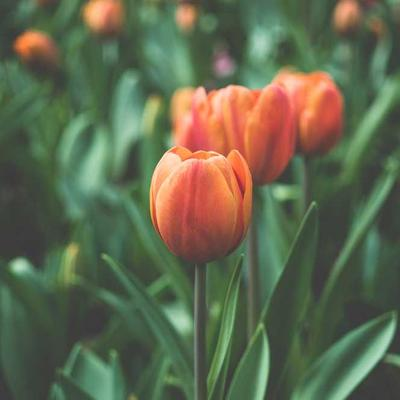
#> input picture dummy.jpg, 400 x 400 px
$ python -i processor.py   (imports and definitions only)
#> lines starting #> are read from the running program, lines starting #| are printed output that depends on the picture
import cv2
import numpy as np
import base64

def process_image(image_bytes, k=10):
    # 1. Decode Image
    nparr = np.frombuffer(image_bytes, np.uint8)
    img = cv2.imdecode(nparr, cv2.IMREAD_COLOR)

    # 2. Resize for speed (Max 512px)
    height, width = img.shape[:2]
    max_dim = 512
    if max(height, width) > max_dim:
        scale = max_dim / max(height, width)
        new_width = int(width * scale)
        new_height = int(height * scale)
        img = cv2.resize(img, (new_width, new_height), interpolation=cv2.INTER_AREA)

    # 3. Blur to remove noise/details
    img_blur = cv2.bilateralFilter(img, 9, 75, 75)

    # 4. K-Means Clustering for Color Reduction
    z = img_blur.reshape((-1, 3))
    z = np.float32(z)
    criteria = (cv2.TERM_CRITERIA_EPS + cv2.TERM_CRITERIA_MAX_ITER, 10, 1.0)
    ret, label, center = cv2.kmeans(z, k, None, criteria, 10, cv2.KMEANS_RANDOM_CENTERS)

    center = np.uint8(center)
    res = center[label.flatten()]
    img_quantized = res.reshape((img.shape))

    # 5. Extract Regions
    regions = []
    palette = []

    # Convert palette to Hex
    for val in center:
        # OpenCV is BGR, need RGB for Hex
        hex_color = "#{:02x}{:02x}{:02x}".format(val[2], val[1], val[0])
        palette.append(hex_color)

    # Find contours for each color
    for i in range(k):
        # Create a mask for this color index
        mask = (label.reshape(img.shape[0], img.shape[1]) == i).astype(np.uint8) * 255

        # Find contours
        contours, hierarchy = cv2.findContours(mask, cv2.RETR_EXTERNAL, cv2.CHAIN_APPROX_SIMPLE)

        for cnt in contours:
            area = cv2.contourArea(cnt)
            if area < 50: # Filter tiny specks
                continue

            # Simplify contour
            epsilon = 0.002 * cv2.arcLength(cnt, True)
            approx = cv2.approxPolyDP(cnt, epsilon, True)

            # Create SVG Path Data
            path_data = "M"
            for point in approx:
                x, y = point[0]
                path_data += f"{x} {y} L"
            path_data = path_data[:-1] + "Z" # Close path

            # Calculate Centroid for Label
            M = cv2.moments(cnt)
            if M["m00"] != 0:
                cX = int(M["m10"] / M["m00"])
                cY = int(M["m01"] / M["m00"])
            else:
                cX, cY = 0, 0

            regions.append({
                "colorIndex": i,
                "pathData": path_data,
                "labelPoint": {"x": cX, "y": cY},
                "area": area # Useful for sorting/rendering order
            })

    # Sort regions by area (largest first usually renders better, or maybe smallest on top?)
    # SVG rendering order: latter elements obtain higher z-index.
    # So we want larger shapes first, smaller shapes last (on top).
    regions.sort(key=lambda x: x["area"], reverse=True)

    return {
        "palette": palette,
        "regions": regions,
        "width": img.shape[1],
        "height": img.shape[0]
    }

>>> import cv2
>>> picture = cv2.imread('../dummy.jpg', cv2.IMREAD_GRAYSCALE)
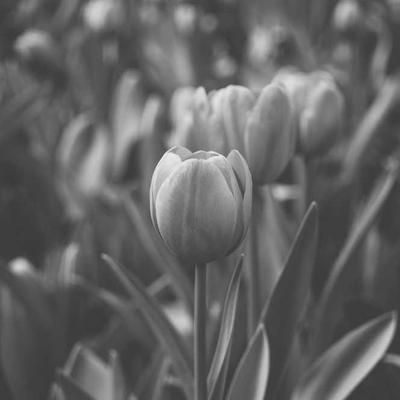
#> picture: shape (400, 400); min 54, max 248, mean 100
>>> result = process_image(picture)
#> (the run stopped early here; a loop or call above may not have finished)
